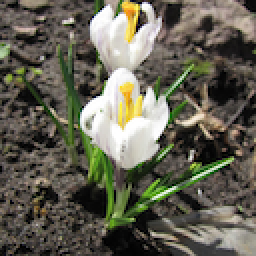
#> input picture Week2/Day1/DailyChallenge/19_010.png, 128 x 128 px (shown 2 times larger)
$ jupyter execute DailyChallenge.ipynb
#> lines starting #> are read from the running program, lines starting #| are printed output that depends on the picture
[cell 1]
import matplotlib.pyplot as plt
from PIL import Image, ImageOps
import numpy as np
from scipy.ndimage import rotate

# 1. Chargement et affichage de l'image originale
image_path = '19_010.png'
original_image = Image.open(image_path)
#> original_image is the input picture: PIL image 128x128 RGBA; mean R, G, B, A 99.6, 97.5, 83.4, 255

plt.figure(figsize=(10, 10))
plt.subplot(2, 2, 1)
plt.imshow(original_image)
plt.title("Originale")
plt.axis('off')

# 2. Rotation de 30 degrés (Complété)
def rotate_image_30_degrees(image):
    # On convertit l'image PIL en tableau numpy pour scipy
    image_np = np.array(image)
    # reshape=False permet de garder les mêmes dimensions d'image
    rotated_np = rotate(image_np, angle=30, reshape=False)
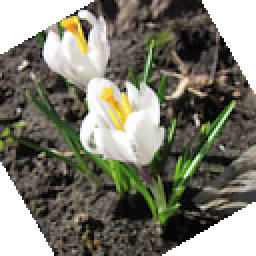
#> rotated_np: shape (128, 128, 4) (shown 2 times larger); mean R, G, B, A 83.6, 82.6, 69.7, 213.8; transparent parts drawn white
    # On reconvertit en image PIL
    return Image.fromarray(rotated_np)

rotated_image = rotate_image_30_degrees(original_image)
plt.subplot(2, 2, 2)
plt.imshow(rotated_image)
plt.title("Rotation 30°")
plt.axis('off')

# 3. Retournement horizontal (miroir) puis vertical
# ImageOps.mirror fait le flip horizontal, ImageOps.flip fait le flip vertical
flipped_image = ImageOps.mirror(original_image)
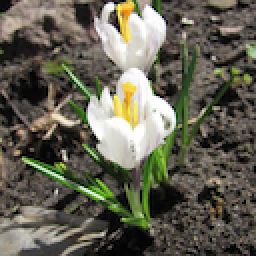
#> flipped_image: PIL image 128x128 RGBA (shown 2 times larger); mean R, G, B, A 99.6, 97.5, 83.4, 255
flipped_image = ImageOps.flip(flipped_image)
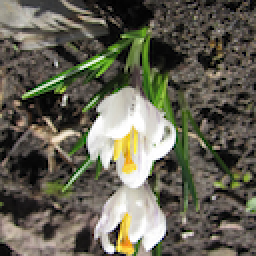
#> flipped_image: PIL image 128x128 RGBA (shown 2 times larger); mean R, G, B, A 99.6, 97.5, 83.4, 255

plt.subplot(2, 2, 3)
plt.imshow(flipped_image)
plt.title("Retournée (H + V)")
plt.axis('off')

# 4. Zoom de 1.2x à l'aide de .resize()
# On calcule les nouvelles dimensions, on redimensionne, puis on recadre au centre
width, height = original_image.size
#> width = 128; height = 128
new_width = int(width * 1.2)
#> new_width = 153
new_height = int(height * 1.2)
#> new_height = 153

# Étape A: Redimensionnement global
zoomed_large = original_image.resize((new_width, new_height), Image.Resampling.LANCZOS)
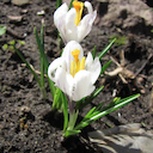
#> zoomed_large: PIL image 153x153 RGBA; mean R, G, B, A 99.6, 97.6, 83.4, 255

# Étape B: Recadrage (Crop) au centre pour garder la taille d'origine (optionnel mais recommandé)
left = (new_width - width) / 2
#> left = 12.5
top = (new_height - height) / 2
#> top = 12.5
right = (new_width + width) / 2
#> right = 140.5
bottom = (new_height + height) / 2
#> bottom = 140.5
zoomed_image = zoomed_large.crop((left, top, right, bottom))
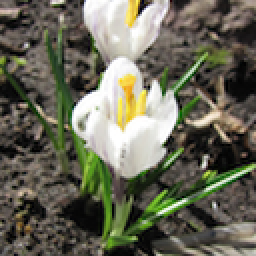
#> zoomed_image: PIL image 128x128 RGBA (shown 2 times larger); mean R, G, B, A 104, 103.6, 87.2, 255

plt.subplot(2, 2, 4)
plt.imshow(zoomed_image)
plt.title("Zoom 1.2x")
plt.axis('off')

# Affichage de la grille des résultats
plt.tight_layout()
plt.show()
